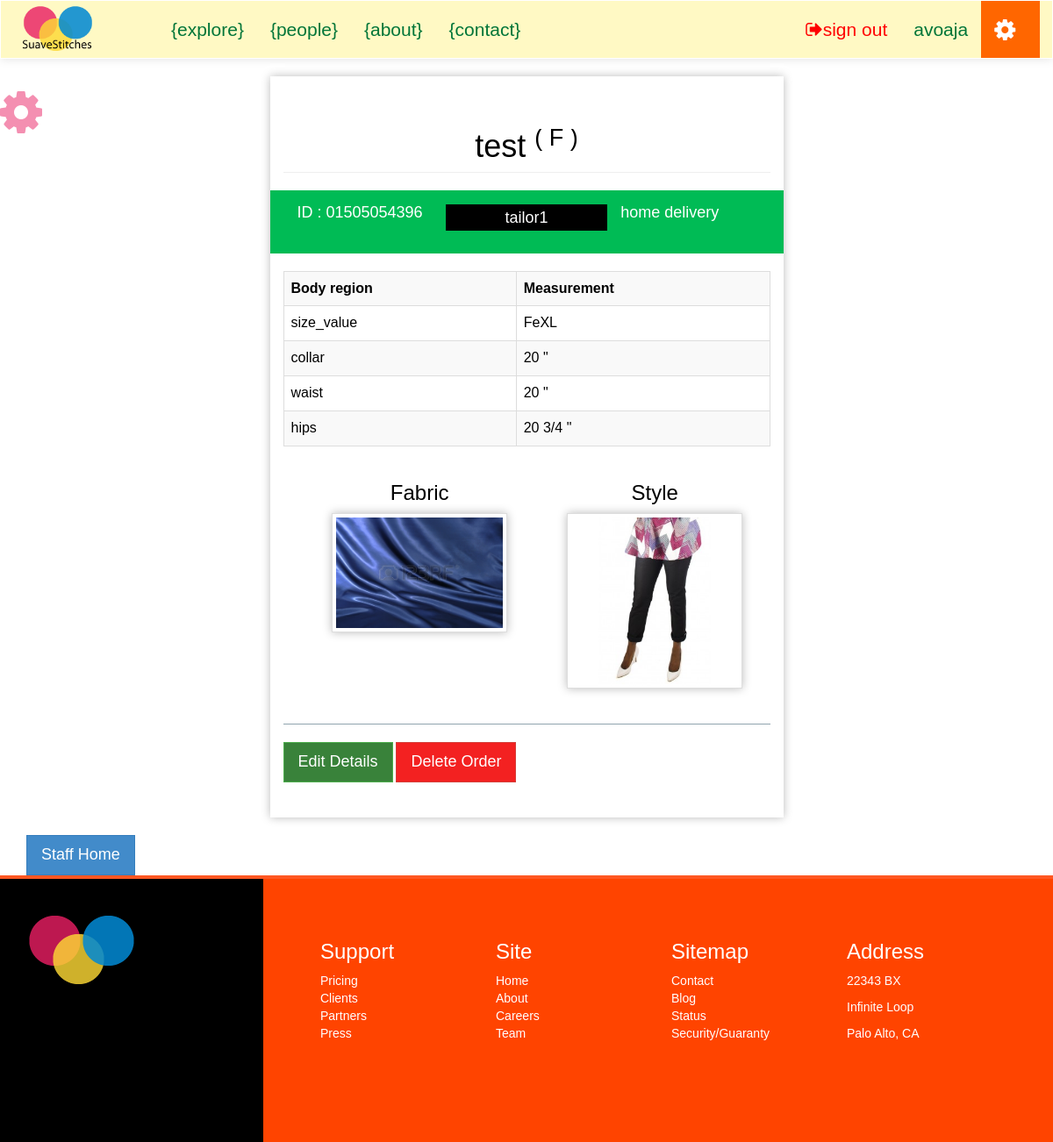
The page /suave/staff/Order/Details/01505054396 (signed in) on the database its author committed.
### suave/models.py (models this page shows, shortened)
class Order(models.Model):
	client = models.ForeignKey(Client, null=True)
	sizetable = models.ForeignKey(SizeTable, null=True)
	tailor = models.ForeignKey(Tailor, null=True)
	fabric = models.CharField(max_length=50, null=True)
	style = models.CharField(max_length=100, null=True)
	main_order_id = models.CharField(max_length=15, null=True)
	details = models.CharField(max_length=250, null=True) #*
	delivery_option = models.CharField(max_length=100, null=True)
	service_option = models.CharField(max_length=100, null=True)
	sex = models.CharField(max_length=2, default=' ')
	status = models.CharField(max_length=20, default='OPEN') #*
	cost = models.IntegerField(default=0000)
	date = models.DateField(auto_now_add=True)
	soft_delete = models.BooleanField(default=False)

class Client(models.Model):
	FEMALE = 'F'
	MALE = 'M'
	SEX_CHOICE = (
		(FEMALE, 'F'),
		(MALE, 'M'),
	)
	user = models.OneToOneField(User)
	address = models.CharField(max_length=200, null=True)
	preference = models.CharField(max_length=40)
	sex = models.CharField(max_length=2, choices=SEX_CHOICE, default=" ")
	def __str__(self):
		return self.user.username

class Tailor(models.Model):
	user = models.OneToOneField(User)
	rate = models.IntegerField(default=0)
	phone_number = models.IntegerField(default=0)
	address = address = models.CharField(max_length=300, null=True)
	specialty = models.CharField(max_length=300, null=True)
	approved = models.BooleanField(default=False)
	def __str__(self):
		return self.user.username

class SizeTable(models.Model):
	size_value = models.CharField(max_length=15)
	collar = models.CharField(max_length=10)
	waist = models.CharField(max_length=10)
	hips = models.CharField(max_length=10)

class Fabric(models.Model):
	name = models.CharField(max_length=100)
	cost = models.IntegerField(null=True)
	sex = models.CharField(max_length=2, null=True)
	pattern = models.CharField(max_length=150, null=True)
	image_url = models.CharField(max_length=150)
	description = models.CharField(max_length=200, null=True)

class Style(models.Model):
	name = models.CharField(max_length=50)
	sex = models.CharField(max_length=3)
	cost = models.IntegerField(default=000)
	pattern = models.CharField(max_length=150, null=True)
	image_url = models.CharField(max_length=150)
	description = models.CharField(max_length=200, null=True)

### staff/views.py (the view)
# urls.py: url(r'^Order/Details/(?P<order_id>[\w\-]+)$', views.order_details, name='order_details'),
@login_required
def order_details(request, order_id):
	try:
		order = Order.objects.get(main_order_id=order_id)
	except Exception, e:
		return HttpResponse('can\'t do that %s' %order_id) # write better response
	context = {}
	context['title'] = 'Order details -- SuaveStitches Nigeria'
	context['order'] = order
	context['fabric'] = Fabric.objects.get(id=order.fabric)
	context['style'] = Style.objects.get(id=order.style)
	context['size'] = serializers.serialize("python", SizeTable.objects.filter(id=order.sizetable.id))
	return render(request, 'i/staff/staff_order_details.html', context)

### templates/i/staff/staff_order_details.html (shortened to what this page needs)
{% extends "i/layout/staff_base.html" %}
{% block main_section %}
<div class="col-lg-6 col-lg-offset-3 tailor-order-details"><br>
	<h1 class="page-header">{{ order.client }} <sup>( {{ order.sex }} )</sup></h1>
	{% if order.status == 'IN PROGRESS' %}
		<div class="row alert" style="background:#0b5;color:#fff">
	{% else %}
		<div class="row alert" style="background:#E91E63;color:#fff">
	{% endif %}
			<h4 class="col-xs-4">ID : {{ order.main_order_id }}</h4>
			{% if order.status == 'IN PROGRESS' %}
				<h4 class="col-xs-4 text-center" style="background:#000;line-height:30px;">{{ order.tailor }}</h4>
			{% else %}
				<h4 class="col-xs-4">Job is available</h4>
			{% endif %}
			<h4 class="col-xs-4">{{ order.delivery_option|lower }}</h4>
		</div>
		<table class="table table-striped table-hover table-bordered">
			<tr>
				<th>Body region</th>
				<th>Measurement</th>
			</tr>
{% for instance in size %}
	{% for field, value in instance.fields.items %}
		{% if value != None %}
			<tr>
				<td>{{ field }}</td>
				<td>{{ value }}</td>
			</tr>
		{% endif %}
	{% endfor %}
{% endfor %}
		</table>
		<div class="tailor-order-details-img">
			<div class="row">
				<div class="col-lg-5 col-lg-offset-1">
					<h3>Fabric</h3>
					<img src="/static/img/fabrics/{{ fabric.image_url }}" width="200" height="200" class="img-thumbnail">
				</div>
				<div class="col-lg-6">
					<h3>Style</h3>
					<img src="/static/img/styles/{{ style.image_url }}"   width="200" height="200" class="img-thumbnail">
				</div>
			</div>
		</div>
		<br>
		<div class="">
		<hr style="border-color:#90A4AE">
		<a href="{% url 'staff:order_edit' order.main_order_id  %}" class="btn btn-success btn-lg">Edit Details</a>
		<a role="button" data-toggle="modal" data-target=".bs-example-modal-sm" class="btn btn-danger btn-lg">Delete Order</a>
		</div>
	<br><br>
</div>
{% endblock %}

### templates/i/layout/staff_base.html (shortened to what this page needs)
<html>
	<head>
		{% load staticfiles %}
		<link rel="stylesheet" type="text/css" href="{% static 'css/style.css' %}">
		<link rel="stylesheet" type="text/css" href="{% static 'fonts/font-awesome/css/font-awesome.min.css' %}">
	</head>
	{% if tailorPage %}
	<body class="tailorPage-color">
	{% else %}
	<body>
	{% endif %}
	{% if user.is_staff %}
		<nav class="navbar navbar-default" role="navigation" style="background:#FFF9C4">
	{% else %}
		<nav class="navbar navbar-default" role="navigation">
	{% endif %}
			<div class="container">
				<div class="row">
					<div class="navbar-header">
						<div id="header">
							<a class="navbar-brand" href="/suave">
								<img src="{% static 'img/my_logo_1.png' %}">
							</a>
						</div>
					</div>
					<div class="collapse navbar-collapse navbar-ex1-collapse">
						<ul class="nav navbar-nav navbar-left">
							<li class=""><a href style="background:#">{explore}</a></li>
							<li class=""><a href="{% url 'suave:tailorHome' %}">{people}</a></li>
							<li class=""><a >{about}</a></li>
							<li class=""><a >{contact}</a></li>
						</ul>
						<ul class="nav navbar-nav navbar-right">
							{% if user.is_authenticated and user.is_staff %}
							<li><a href="{% url 'suave:signout' %}" style="color:#f00"><span class="fa fa-sign-out"></span>sign out</a></li>
							<li><a class="">{{user}}</a></li>
							{% else %}
							<li><a role="button" class="" data-toggle="modal" data-target=".bs-example-modal-sm">sign in {deprecate}</a></li>
							{% endif %}
							<li><a style="background:#f60;color:#fff"><span class="fa fa-cog fa-lg fa-spin">&nbsp;</span>&nbsp;</a></li>
						</ul>
					</div>
				</div>
			</div>
		</nav>
		<div class="container">
			<div class="row">
					{% block main_section %}
					{% endblock %}
			</div>
			{% if user.is_authenticated %}
				<a href="{% url 'staff:index' %}" class="btn btn-primary btn-lg">Staff Home</a><br>
			{% endif %}
		</div>
		<div class="footer">
			<div class="col-lg-3 footer-left">
			<br><br>
				<img src="{% static 'img/my_logo.png' %}">
			</div>
			<div class="col-lg-9 footer-right">
				<ul class="col-sm-3">
					<li><h3>Support</h3></li>
					<li>Pricing</li>
					<li>Clients</li>
					<li>Partners</li>
					<li>Press</li>
				</ul>
				<ul class="col-sm-3">
					<li><h3>Site</h3></li>
					<li>Home</li>
					<li>About</li>
					<li>Careers</li>
					<li>Team</li>
				</ul>
				<ul class="col-sm-3">
					<li><h3>Sitemap</h3></li>
					<li>Contact</li>
					<li>Blog</li>
					<li>Status</li>
					<li>Security/Guaranty</li>
				</ul>
				<div class="col-sm-3">
					<h3>Address</h3>
					<p>22343 BX</p>
					<p>Infinite Loop</p>
					<p>Palo Alto, CA</p>
				</div>
			</div>
		</div>
		<div class="watermark">
			<p><span class="fa fa-cog fa-spin"></span></p>
		</div>
	</body>
</html>

### static/css/style.css (style rules this page uses)
a { text-decoration: none; }
#header img { width: 65%; }
.navbar { background-repeat: no-repeat; border-bottom: 1px solid #178ACC; box-shadow: 0px 1px 10px rgba(0, 0, 0, 0.1); border-radius: 0px; margin-bottom: 0px; }
.navbar-default { background: #fff; border-color: #fff; }
.navbar-default .navbar-brand, .navbar-default .navbar-brand:hover, .navbar-default .navbar-brand:focus, .navbar-default .navbar-nav > li > a { color: #007538; font-size: 1.5em; }
.navbar-default .navbar-nav > li > a { line-height: 35px; }
.footer { min-height: 300px; background: #f2f2f2; border-top: 4px #FF5722 solid; }
.footer-left { min-height: 300px; background: #1565C0; background: #000; }
.footer-right { padding: 50px; background: #FF5722; background: #f40; color: #fff; min-height: 300px; }
.footer-right li { list-style: none; }
.tailor-order-details { box-shadow: 0px 0px 10px #bbb; margin-top: 20px; margin-bottom: 20px; }
.tailor-order-details-img { padding: 0 auto; text-align: center; }
.tailor-order-details-img img { box-shadow: 0px 0px 10px #bbb; }
img { max-width: 100%; }
.watermark { position: fixed; height: 100%; width: 100%; top: 0; left: 0; z-index: -1; color: white; padding-top: 100px; }
.watermark p { color: #0b5; color: #F48FB1; width: 50%; font-size: 4em; }
#header { margin: -10px auto auto auto; }
*:not(span) { -webkit-border-radius: 0 !important; -moz-border-radius: 0 !important; -ms-border-radius: 0 !important; border-radius: 0 !important; }
.page-header { text-align: center; overflow: hidden; }
body { color: #000; font-family: weblysleek, arial; }

### rows shown on the page
Order: client "test", sex "F", main_order_id "01505054396", tailor "tailor1", delivery_option "home delivery"
SizeTable: fields "FeXL" "20 \"" "20 \"" "20 3/4 \""
Fabric: image_url (picture)
Style: image_url (picture)

### other values the page prints
{{ user }} "avoaja"
{{ field }} "size_value" "collar" "waist" "hips"
